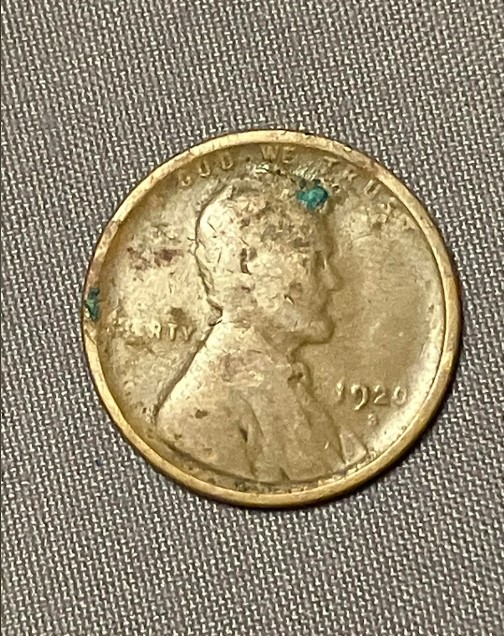
#> input picture MorganSilverDollar/test_images/Lincoln_test_obv.jpg, 504 x 636 px
$ python -i CoinImage.py   (imports and definitions only)   (older library calls are emulated)
#> lines starting #> are read from the running program, lines starting #| are printed output that depends on the picture; after the words box and inside, x2 and y2 are one past the last pixel; in counts of white or black regions, pixels touching at a corner belong together
"""
CoinImage.py

Initializes an object class CoinImage for holding image data related to an individual coin image and providing
functionality for coin orientation analysis

Original Author: Creed Jones
Date: 8 Sep 2022
Modified By: Lizzie LaVallee, Jasper Emick, Phil Johnson
Date: 10 Mar 2023

Updated for F25-06 coin assessment team
Updated by: Eric Morley
Date: 3/05/2025
"""

# Coins2022/CoinImage.py     Creed Jones     VT ECE  Sept 8, 2022
# development in support of the MDE coin grading teams AY22-23
# CoinImage objects are loaded, operated on, displayed and stored as needed
import cv2
import math
import numpy as np
from MaskImage import MaskImage


class CoinImage:
    def __init__(self):
        self.colorimg = None
        self.grayimg = None
        self.binaryimg = None
        self.stdimg = None
        self.coincenter = None
        self.coinradius = None
        self.filename = None
        self.coinangle = None  # the degrees the coin should be rotated from std position

    def load(self, fname):
#> called with fname = '../test_images/Lincoln_test_obv.jpg'
        try:
            self.colorimg = cv2.imread(fname)
#> self.colorimg is the input picture: shape (636, 504, 3); mean B, G, R 114.8, 140.4, 152.5
            try:
                self.reAdjustImage()  # resize and reposition the coin
                self.findcenter()
            except:
                self.coincenter = (500, 500)
                self.coinradius = 485
            # self.save("adjusted.jpg")
            self.grayimg = cv2.cvtColor(self.colorimg, cv2.COLOR_BGR2GRAY)
        except:
            self.colorimg = None
            self.grayimg = None
        self.filename = fname
        return self.colorimg

    def save(self, fname):
        cv2.imwrite(fname, self.colorimg)

    # circular import using ImageAdjuster.py so these are copied here until further notice :(
    @staticmethod
    def rescaleImg(img, scale, center):
        """
            resizes an image (zoom in/out)
            scale < 1 for zoom out, > 1 for zoom in
        """
        rot_mat = cv2.getRotationMatrix2D(center, 0, scale)
        result = cv2.warpAffine(img, rot_mat, (1000, 1000), flags=cv2.INTER_LINEAR,
                                borderMode=cv2.BORDER_CONSTANT, borderValue=(255, 255, 255))
        return result

    @staticmethod
    def shiftImage(img, r_shift, d_shift):
        """ Shifts img r_shift to the right and d_shift down """
        translation_matrix = np.float32([[1, 0, r_shift], [0, 1, d_shift]])
        result = cv2.warpAffine(img, translation_matrix, (1000, 1000), borderMode=cv2.BORDER_CONSTANT,
                                borderValue=(255, 255, 255))
        return result

    def reAdjustImage(self):
        """ Adjust this image to match the template dimensions """
        targetCenter = (500, 500)
        targetRadius = 485
        original = self.colorimg
        try:
            self.findcenter()
        except:
            self.colorimg = CoinImage.rescaleImg(self.colorimg, .97, (500, 500))
            try:
                self.findcenter()
            except:
                self.colorimg = original  # revert
                return

        # # rotate the coin
        # rotateAngle = targetAngle - currAngle
        # self.stdimg = CoinImage.rotateImg(self.stdimg, rotateAngle, self.coincenter)

        # shift position
        right_shift = targetCenter[0] - self.coincenter[0]
        down_shift = targetCenter[1] - self.coincenter[1]
        # if abs(right_shift) >= 1 or abs(down_shift) >= 1:
        self.colorimg = CoinImage.shiftImage(self.colorimg, right_shift, down_shift)

        # resize
        scale = targetRadius / self.coinradius
        # if scale < .9 or scale > 1.1:
        self.colorimg = CoinImage.rescaleImg(self.colorimg, scale, self.coincenter)
        try:
            self.findcenter()
        except:
            self.colorimg = original

        return self.colorimg

    def findcenter(self):
        self.grayimg = cv2.cvtColor(self.colorimg, cv2.COLOR_BGR2GRAY)
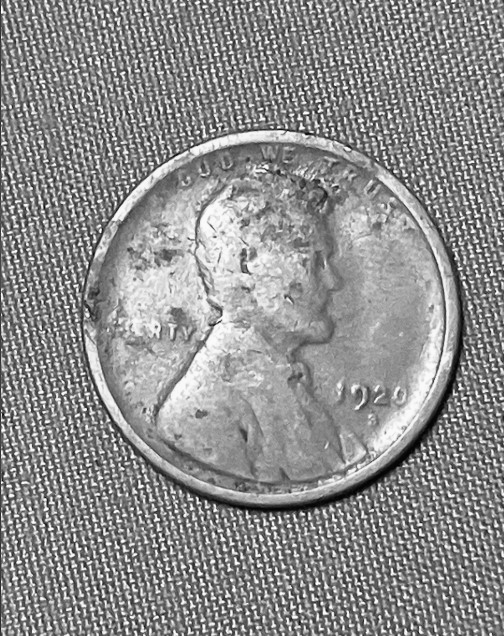
#> self.grayimg: shape (636, 504); min 1, max 254, mean 141

        inverted = cv2.bitwise_not(self.grayimg)  # invert black and white because of threshold direction
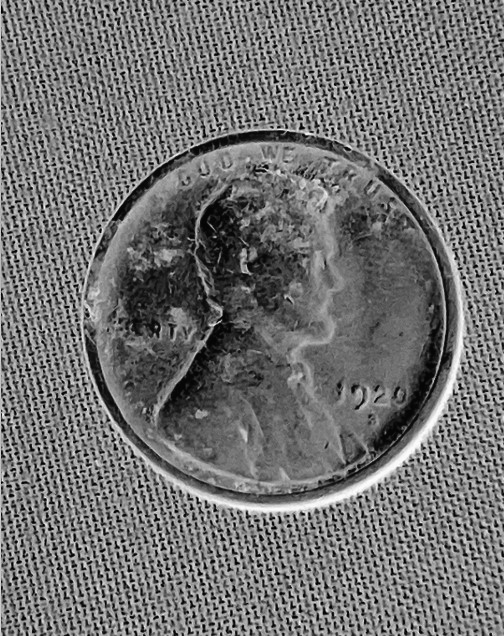
#> inverted: shape (636, 504); min 1, max 254, mean 114

        thr, self.binaryimg = cv2.threshold(inverted, 0, 255, cv2.THRESH_BINARY_INV)  # invert back in the process
#> self.binaryimg: shape (636, 504); every value is 0

        params = cv2.SimpleBlobDetector_Params()

        params.filterByConvexity = False
        params.filterByInertia = False

        params.filterByArea = True
        params.minArea = 500000  # coin must be at least half the full image size
        params.maxArea = 9999999999999
        # Create a detector with the parameters
        detector = cv2.SimpleBlobDetector_create(params)
        if self.binaryimg is None:
            return None
        keypoints = detector.detect(self.binaryimg)
#> keypoints = ()

        # im_with_keypoints = cv2.drawKeypoints(self.colorimg, keypoints, np.array([]), (0, 0, 255),
        #                                       cv2.DRAW_MATCHES_FLAGS_DRAW_RICH_KEYPOINTS)
        if len(keypoints) != 0:
            self.coincenter = keypoints[0].pt
            self.coinradius = keypoints[0].size / 2
        else:
            self.coincenter = (500, 500)
            self.coinradius = 485
        return 1

    """ Find the angle of the coin's rotation **NOT WORKING!!"""
    # [201 lines left out: functions findangle, applymask, featurenames, not called in this run]

>>> result = CoinImage().load('../test_images/Lincoln_test_obv.jpg')
#> in shiftImage, `result = cv2.warpAffine(img, translation_matrix, (1000, 1000), borderM..`:
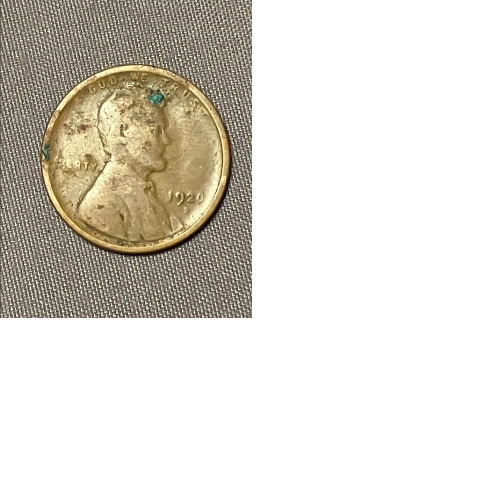
#> result: shape (1000, 1000, 3) (shown at 1/2 size); mean B, G, R 210.1, 218.3, 222.1
#> in findcenter (call 2), `self.grayimg = cv2.cvtColor(self.colorimg, cv2.COLOR_BGR2GRAY)`:
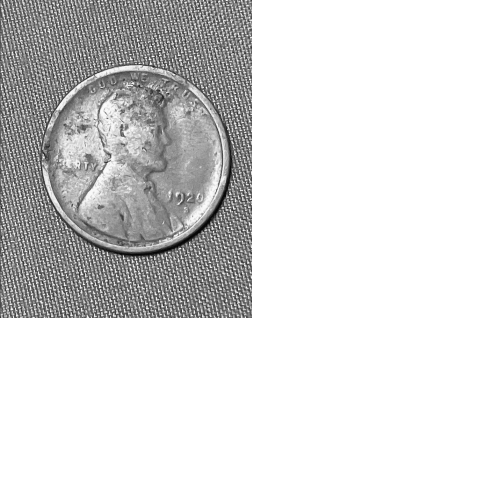
#> self.grayimg: shape (1000, 1000) (shown at 1/2 size); min 1, max 255, mean 218.5
#> in findcenter (call 2), `inverted = cv2.bitwise_not(self.grayimg)`:
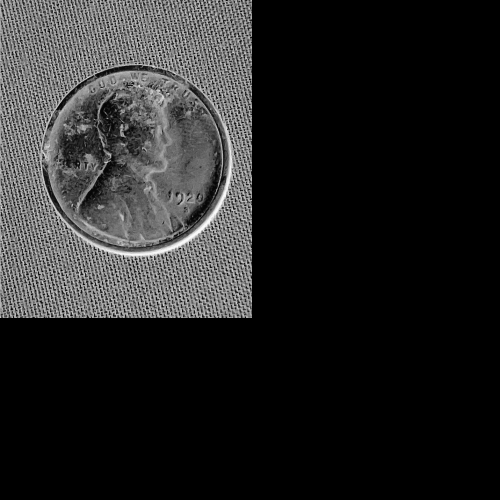
#> inverted: shape (1000, 1000) (shown at 1/2 size); min 0, max 254, mean 36.5
#> in findcenter (call 2), `thr, self.binaryimg = cv2.threshold(inverted, 0, 255, cv2.THRESH_BINAR..`:
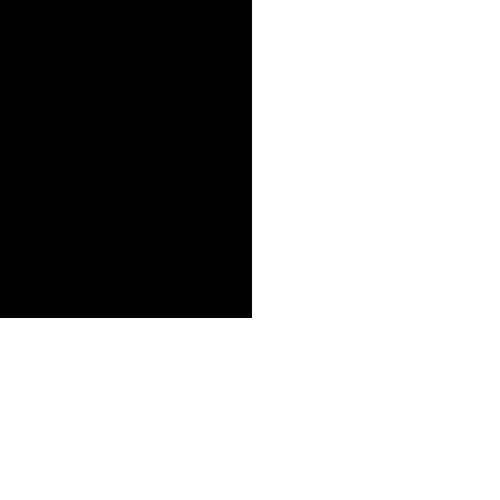
#> self.binaryimg: shape (1000, 1000) (shown at 1/2 size); 67.9% white; 1 black region, box (x1, y1, x2, y2) and area: (0, 0, 504, 636) 320544
